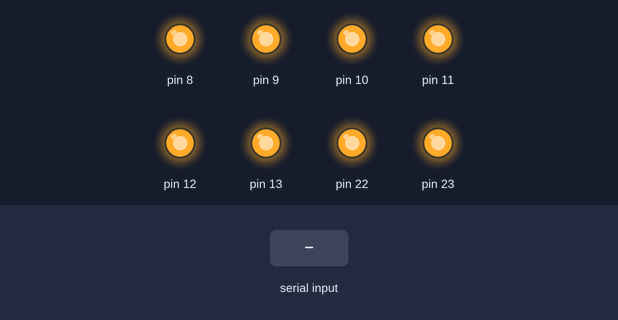
Recording of a sketch running on a simulated Arduino Uno, built with avr-gcc and run on an emulated ATmega328P. Shown: output pins drawn as LEDs (lit = HIGH). Inputs (shaded band) come from the test bench.

Above: at 1.2 s.
1.3 s: "btc_poweron\n" received over the second serial link
At 1.9 s:
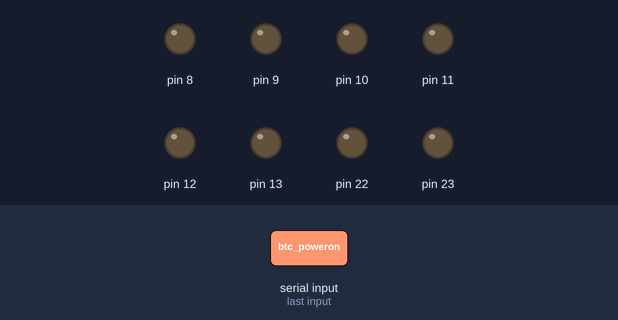
4.3 s: "btc_poweroff\n" received over the second serial link
At 7.5 s:
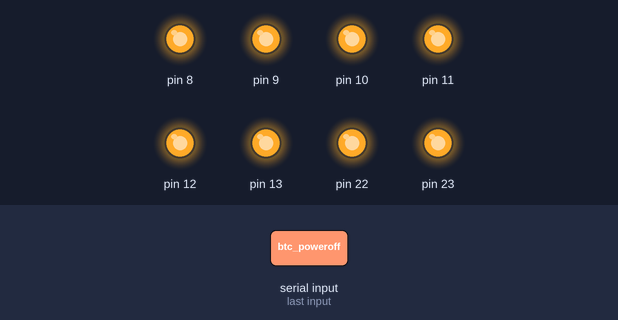
Timing chart, 0 to 9.0 s (numbered marks = the images above; inputs shaded):
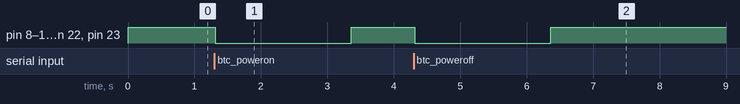

The sketch:

bt_control.ino
```cpp
#include <SoftwareSerial.h>
#include "bt_control.hpp"

SoftwareSerial ipodserial(RX_PIN, TX_PIN);
BtControl airfly_state;

void setup() {
  // NOTE: This value will need to be adjusted depending on what oscillator speed is set to.
  // Multiply by 2 if running at 8MHz internal oscillator.
  ipodserial.begin(9600);

  // Connecting the LED pin outputs on the Airfly Pro to these two input pins
  pinMode(LED_0, INPUT_PULLUP);
  pinMode(LED_1, INPUT_PULLUP);
  DDRB  = 0xFF;
  PORTB = 0xFF;

  // Configure internal timer
  cli();
  TCCR1A = 0;
  TCCR1B = 0;
  TCCR1B |= 0b00000100;
  TIMSK1 |= 0b00000010;
  // NOTE: Adjust timer here based on target clock frequency to trigger interrupt at desired interval.
  // (In this particular case I say 62/2 as I reprogrammed the AVR chip to run on 8MHz internal RC oscillator vs
  // the 16MHz external clock during prototyping phase.)
  OCR1A = 62/2;
  sei();
}

// Interrupt service routine for when timer triggers. Run Bluetooth Control callback.
ISR(TIMER1_COMPA_vect) {
  TCNT1 = 0;
  airfly_state._timer_callback();
}

void loop() {
  if (ipodserial.available() > 0) {
    // Read serial input from the iPod
    String fromipod = ipodserial.readStringUntil('\n');
    fromipod.trim();

    // Perform action based on
    if (fromipod.equals("btc_poweron")) {
      ipodserial.println("Powering on!");
      airfly_state.power_on();
    } else if (fromipod.equals("btc_poweroff")) {
      ipodserial.println("Powering off!");
      airfly_state.power_off();
    } else if (fromipod.equals("btc_pair")) {
      ipodserial.println("Paring!");
      airfly_state.pair();
    } else if (fromipod.equals("btc_status")) {
      ipodserial.println(airfly_state.get_status());
    }
  }
}
```

bt_control.cpp
```cpp
#ifndef __BT_CONTROL_CPP__
#define __BT_CONTROL_CPP__
#include "bt_control.hpp"
#include "Arduino.h"
#include <string.h>

void __debug_print(String a) {
  Serial.println(a);
}

BtControl::BtControl() {
  this->_lock = 0;
  this->_timer = 0;
  this->_callback_missed = 0;
  this->_led0_acc = 0;
  this->_led1_acc = 0;
  this->_module_state = OFF;
};

void BtControl::update() {
  if (this->_callback_missed) {
    this->_timer_callback();
    this->_callback_missed = 0;
  }
}

btState_t BtControl::get_status(){
  return this->_module_state;
};

void BtControl::_acquire_lock(){
  this->_lock = 1;
};

void BtControl::_release_lock(){
  this->_lock = 0;
};

// TODO: Not sure if "ms" is an accurate measure for time in this setup...
void BtControl::_set_timer(int time_ms) {
  this->_timer = time_ms;
};

void BtControl::write_io(int output, int value) {
  if (value == 1) {
    PORTB = 0x00;
  } else {
    PORTB = 0xFF;
  }
};

int BtControl::read_io(int input) {
  return digitalRead(input);
};

void BtControl::_timer_callback() {
  // Run this function whenever microcontroller timer triggers.
  // Run every <TODO> ms.
  // This function will preempt any other function which modifies state or I/O behavior.
  if (this->_lock) {
    this->_callback_missed = 1;
    return;
  }
  if (_timer) _timer--;

  switch (this->_module_state) {
    case OFF:
    break;
    case POWER_ON:
      if (!_timer) {
        this->_module_state = ACTIVE;
        this->write_io(MAIN_BUTTON, 0);
        __debug_print("Moving to state active");
      }
      break;
    case POWER_OFF:
      if (!_timer) {
        this->_module_state = OFF;
        this->write_io(MAIN_BUTTON, 0);
      }
      break;
    case PAIR:
      // Write to I/O twice in quick succession
      this->_module_state = PAIR_PUSH_1;
      this->_timer = TIME_PAIR_ON;
      this->write_io(MAIN_BUTTON, 1);
      __debug_print("Pair!");
      break;
    case PAIR_PUSH_1:
      // Write to I/O twice in quick succession
      if (!_timer) {
        this->_module_state = PAIR_PUSH_2;
        this->_timer = TIME_PAIR_OFF;
        this->write_io(MAIN_BUTTON, 0);
        __debug_print("Moving to state push 2");
      }
      break;
    case PAIR_PUSH_2:
      // Write to I/O twice in quick succession
      if (!_timer) {
        this->_module_state = PAIR_PUSH_3;
        this->_timer = TIME_PAIR_ON;
        this->write_io(MAIN_BUTTON, 1);
        __debug_print("Moving to state push 3");
      }
      break;
    case PAIR_PUSH_3:
      // Write to I/O twice in quick succession
      if (!_timer) {
        this->_module_state = PAIR_WAIT;
        this->write_io(MAIN_BUTTON, 0);
        this->_timer = TIME_PAIR_OFF*2;
        __debug_print("Moving to state push wait");
      }
      break;
    case PAIR_WAIT:
      // Write to I/O twice in quick succession
      if (!_timer) {
        this->_module_state = PAIRING;
        this->_timer = TIME_PAIR_SAMPLE*3;
        __debug_print("Waiting for pair");
      }
      break;
    case PAIRING:
      // Sample LED outputs
      // The purpose of this function is to sample the LED outputs from the Airfly Pro
      // to determine if the Airfly Pro is still in it's pairing state.
      this->_led0_acc += (PIND & (1 << LED_0)) ? 1 : 0;
      this->_led1_acc += (PIND & (1 << LED_1)) ? 1 : 0;
      if (!_timer) {
        if (this->_led0_acc < LED_VALID_SAMPLE || this->_led1_acc < LED_VALID_SAMPLE) {
          this->_module_state = ACTIVE;
          __debug_print("Sampling success");
          Serial.println(this->_led0_acc);
          Serial.println(this->_led1_acc);
        }
        this->_led0_acc = 0;
        this->_led1_acc = 0;
        this->_timer = TIME_PAIR_SAMPLE;
      }
      break;
    };
};

void BtControl::power_on() {
  // Move to POWER_ON state only if we are idle.
  // Do nothing else if we are in any other state because
  // the module is already powered on.
  this->_acquire_lock();
  if (this->_module_state == OFF) {
    this->_module_state = POWER_ON;
    this->write_io(MAIN_BUTTON, 1);
    this->_set_timer(TIME_POWER);
  }
  this->_release_lock();
};

void BtControl::power_off() {
  // Move to POWER_ON state only if we are idle.
  // Do nothing else if we are in any other state because
  // the module is already powered on.
  this->_acquire_lock();
  if (this->_module_state == ACTIVE || this->_module_state == PAIRING) {
    this->_module_state = POWER_OFF;
    this->write_io(MAIN_BUTTON, 1);
    this->_set_timer(TIME_POWER);
  }
  this->_release_lock();
};

void BtControl::pair() {
  // "Double press" to pair
  this->_acquire_lock();
  if (this->_module_state == ACTIVE) {
    this->_module_state = PAIR;
  }
  this->_release_lock();
};

#endif
```

bt_control.hpp
```cpp
#ifndef __BT_CONTROL_H__
#define __BT_CONTROL_H__

#define MAIN_BUTTON      12
#define RESET_BUTTON     1
#define LED_0            5
#define LED_1            6
#define RX_PIN           2
#define TX_PIN           3
// Times determined experimentally
#define TIME_POWER       4000
#define TIME_PAIR_ON     200
#define TIME_PAIR_OFF    100
#define TIME_PAIR_SAMPLE 500
#define LED_VALID_SAMPLE 150

typedef enum BtState {
  OFF,
  POWER_ON,
  POWER_OFF,
  ACTIVE,
  PAIR,
  PAIR_WAIT,
  PAIR_PUSH_1,
  PAIR_PUSH_2,
  PAIR_PUSH_3,
  PAIRING
} btState_t;

class BtControl {
  private:
    int _lock;
    int _timer;
    int _callback_missed;
    int _led0_acc;
    int _led1_acc;
    btState_t _module_state;
    void _acquire_lock();
    void _release_lock();
    void _set_timer(int time);
  public:
    void _timer_callback();
    BtControl();
    void update();
    void write_io(int output, int value);
    int  read_io(int input);
    void power_on();
    void power_off();
    void pair();
    btState_t get_status();
};

#endif __BT_CONTROL_H__
```

Measured:
- after the input at 1.3 s, pin 8–13, pin 22, pin 23: HIGH → LOW at once, → HIGH 2.0 s later
- after the input at 4.3 s, pin 8–13, pin 22, pin 23: HIGH → LOW at once, → HIGH 2.0 s later
